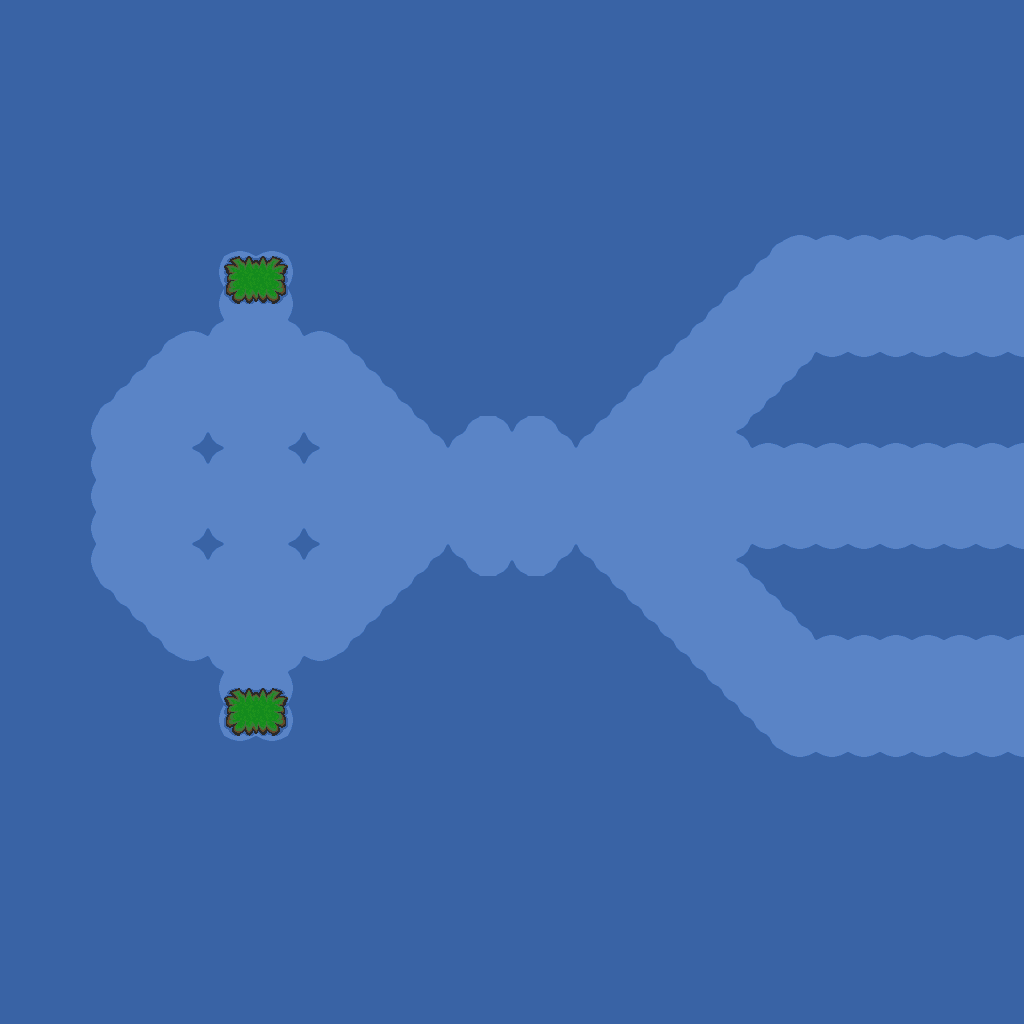

Tiled map render using the project's own tile images. Description and the map definition, with tile-layer contents summarised, below:
An orthogonal 64x64 tile map with 16x16 px tiles, 1 tile layer (base), 2 hidden layers not drawn and 10 objects.

<map version="1.10" tiledversion="1.12.1" orientation="orthogonal" renderorder="right-down" width="64" height="64" tilewidth="16" tileheight="16" infinite="0" nextlayerid="4" nextobjectid="11">
 <tileset firstgid="1" source="../classiciphone_pics4.tsx" />
 <layer id="1" name="base" width="64" height="64">
  <data>[4096 cells, 4096 non-empty, 25 distinct tile ids]</data>
 </layer>
 <layer id="2" name="collision" width="64" height="64" visible="0">
  <properties><property name="collision" value="true" /></properties>
  <data>[4096 cells, 0 non-empty, 0 distinct tile ids]</data>
 </layer>
 <layer id="3" name="water" width="64" height="64" visible="0">
  <properties><property name="terrain" value="water" /></properties>
  <data>[4096 cells, 4072 non-empty, 1 distinct tile ids]</data>
 </layer>
 <objectgroup id="4" name="npcs">
  <object id="1" x="240.0" y="480.0" width="16" height="16">
   <properties>
    <property name="gani" value="classic_gc_ctf_blueflag.mng" />
    <property name="script" type="string">-- Auto-converted from GraalScript
-- join("gc_ctf_blueflag");</property>
   </properties>
  </object>
  <object id="2" x="224.0" y="272.0" width="16" height="16">
   <properties>
    <property name="script" type="string">-- Auto-converted from GraalScript
-- [CLIENT-SIDE — server no-op]
-- if (created) setshape 1,16,32;</property>
   </properties>
  </object>
  <object id="3" x="224.0" y="720.0" width="16" height="16">
   <properties>
    <property name="script" type="string">-- Auto-converted from GraalScript
-- [CLIENT-SIDE — server no-op]
-- if (created) setshape 1,64,16;</property>
   </properties>
  </object>
  <object id="4" x="224.0" y="688.0" width="16" height="16">
   <properties>
    <property name="script" type="string">-- Auto-converted from GraalScript
-- [CLIENT-SIDE — server no-op]
-- if (created) setshape 1,16,32;</property>
   </properties>
  </object>
  <object id="5" x="224.0" y="256.0" width="16" height="16">
   <properties>
    <property name="script" type="string">-- Auto-converted from GraalScript
-- [CLIENT-SIDE — server no-op]
-- if (created) setshape 1,64,16;</property>
   </properties>
  </object>
  <object id="6" x="272.0" y="272.0" width="16" height="16">
   <properties>
    <property name="script" type="string">-- Auto-converted from GraalScript
-- [CLIENT-SIDE — server no-op]
-- if (created) setshape 1,16,32;</property>
   </properties>
  </object>
  <object id="7" x="272.0" y="688.0" width="16" height="16">
   <properties>
    <property name="script" type="string">-- Auto-converted from GraalScript
-- [CLIENT-SIDE — server no-op]
-- if (created) setshape 1,16,32;</property>
   </properties>
  </object>
  <object id="8" x="448.0" y="592.0" width="16" height="16">
   <properties>
    <property name="script" type="string">-- Auto-converted from GraalScript
joinResource("gc_ctf_systems")</property>
   </properties>
  </object>
  <object id="9" x="496.0" y="592.0" width="16" height="16">
   <properties>
    <property name="script" type="string">-- Auto-converted from GraalScript
-- //join("hd_clientside");
-- /*function onCreated(){
self.levelextensions = {"gc_ctf_sumo_02.nw"}
end
-- */</property>
   </properties>
  </object>
  <object id="10" x="544.0" y="592.0" width="16" height="16">
   <properties>
    <property name="script" type="string">-- Auto-converted from GraalScript
-- //join("hd_clientside");
-- /*
-- function onCreated(){
self.levelextensions = {"gc_ctf_sumo_02.nw"}
end
-- */</property>
   </properties>
  </object>
 </objectgroup>
</map>
